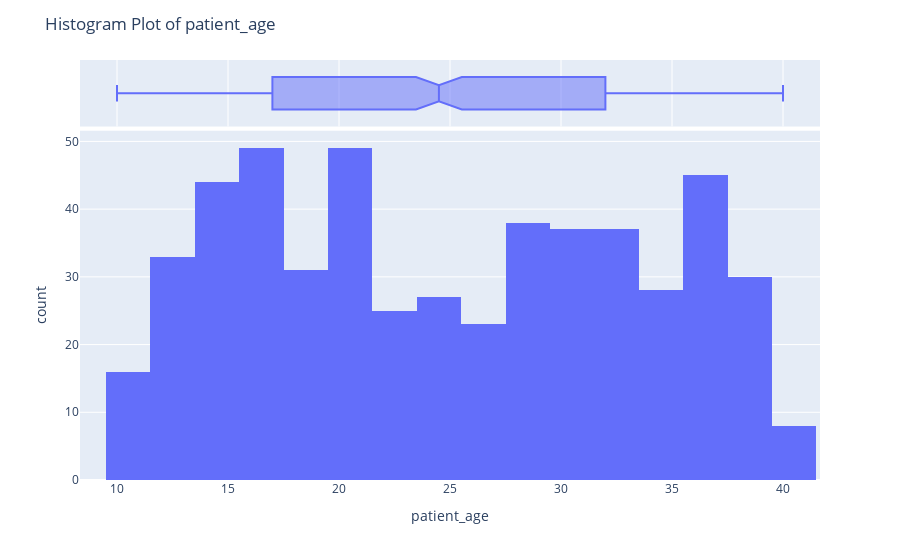

This figure's notebook cell:
### Code cell
fig=px.histogram(simulated_dataframe, x="patient_age", marginal="box")
fig.update_layout(title_text="Histogram Plot of patient_age")
fig.show()

### Figure 1 — Plotly figure (JSON) as saved in the notebook; plotly's stock layout.template omitted (floating-point values rounded to 4 significant figures; data arrays with more than 128 entries replaced by an {"elided": "..."} marker saying what was removed)
{"data": [{"alignmentgroup": "True", "bingroup": "x", "hovertemplate": "patient_age=%{x}<br>count=%{y}<extra></extra>", "legendgroup": "", "marker": {"color": "#636efa", "pattern": {"shape": ""}}, "name": "", "offsetgroup": "", "orientation": "v", "showlegend": false, "type": "histogram", "x": {"elided": "520 int values"}, "xaxis": "x", "yaxis": "y"}, {"alignmentgroup": "True", "hovertemplate": "patient_age=%{x}<extra></extra>", "legendgroup": "", "marker": {"color": "#636efa"}, "name": "", "notched": true, "offsetgroup": "", "showlegend": false, "type": "box", "x": {"elided": "520 int values"}, "xaxis": "x2", "yaxis": "y2"}], "layout": {"barmode": "relative", "legend": {"tracegroupgap": 0}, "margin": {"t": 60}, "title": {"text": "Histogram Plot of patient_age"}, "xaxis": {"anchor": "y", "domain": [0, 1], "title": {"text": "patient_age"}}, "xaxis2": {"anchor": "y2", "domain": [0, 1], "matches": "x", "showgrid": true, "showticklabels": false}, "yaxis": {"anchor": "x", "domain": [0, 0.8316], "title": {"text": "count"}}, "yaxis2": {"anchor": "x2", "domain": [0.8416, 1], "matches": "y2", "showgrid": false, "showline": false, "showticklabels": false, "ticks": ""}}}
